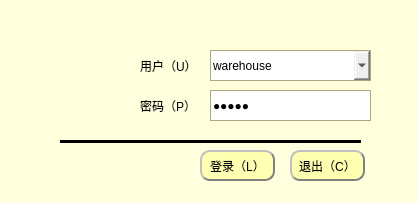
<?xml version="1.0" encoding="UTF-8"?>
<ui version="4.0">
 <class>LoginDialog</class>
 <widget class="QDialog" name="LoginDialog">
  <property name="geometry">
   <rect>
    <x>0</x>
    <y>0</y>
    <width>418</width>
    <height>203</height>
   </rect>
  </property>
  <property name="windowTitle">
   <string>Dialog</string>
  </property>
  <property name="windowIcon">
   <iconset resource="../res.qrc">
    <normaloff>:/image/login.png</normaloff>:/image/login.png</iconset>
  </property>
  <property name="styleSheet">
   <string notr="true">QDialog{
background-color: rgb(255, 255, 222);}

QLineEdit{
	border: 1px solid  #aaaa7f;
}
QComboBox{
	border: 1px solid  #aaaa7f;
}

QPushButton{background-color:rgb(255, 255 , 178);

color: black;  
border-radius: 10px; 
border: 2px groove gray; 

 border-style: outset;
}

QPushButton:hover{background-color: rgb(255, 219, 92);
color: black ;
}

QPushButton:pressed{background-color:rgb(255, 175, 68);

border-style: inset; }

</string>
  </property>
  <widget class="QPushButton" name="LoginButton">
   <property name="geometry">
    <rect>
     <x>200</x>
     <y>150</y>
     <width>75</width>
     <height>31</height>
    </rect>
   </property>
   <property name="text">
    <string>登录（L）</string>
   </property>
  </widget>
  <widget class="QPushButton" name="ExitLoginButton">
   <property name="geometry">
    <rect>
     <x>290</x>
     <y>150</y>
     <width>75</width>
     <height>31</height>
    </rect>
   </property>
   <property name="text">
    <string>退出（C）</string>
   </property>
  </widget>
  <widget class="QLabel" name="label">
   <property name="geometry">
    <rect>
     <x>140</x>
     <y>50</y>
     <width>61</width>
     <height>31</height>
    </rect>
   </property>
   <property name="mouseTracking">
    <bool>false</bool>
   </property>
   <property name="acceptDrops">
    <bool>false</bool>
   </property>
   <property name="text">
    <string>用户（U）：</string>
   </property>
  </widget>
  <widget class="QLabel" name="label_2">
   <property name="geometry">
    <rect>
     <x>140</x>
     <y>90</y>
     <width>61</width>
     <height>31</height>
    </rect>
   </property>
   <property name="text">
    <string>密码（P）：</string>
   </property>
  </widget>
  <widget class="QComboBox" name="idComboBox">
   <property name="enabled">
    <bool>true</bool>
   </property>
   <property name="geometry">
    <rect>
     <x>210</x>
     <y>50</y>
     <width>161</width>
     <height>31</height>
    </rect>
   </property>
   <property name="font">
    <font>
     <family>Times New Roman</family>
     <pointsize>14</pointsize>
    </font>
   </property>
   <property name="editable">
    <bool>true</bool>
   </property>
   <item>
    <property name="text">
     <string>warehouse</string>
    </property>
   </item>
   <item>
    <property name="text">
     <string>cashier</string>
    </property>
   </item>
  </widget>
  <widget class="QLineEdit" name="pwdLineEdit">
   <property name="geometry">
    <rect>
     <x>210</x>
     <y>90</y>
     <width>161</width>
     <height>31</height>
    </rect>
   </property>
   <property name="text">
    <string>admin</string>
   </property>
   <property name="echoMode">
    <enum>QLineEdit::Password</enum>
   </property>
  </widget>
  <widget class="QLabel" name="label_3">
   <property name="geometry">
    <rect>
     <x>40</x>
     <y>50</y>
     <width>81</width>
     <height>81</height>
    </rect>
   </property>
   <property name="styleSheet">
    <string notr="true">border-image: url(:/image/login.png);</string>
   </property>
   <property name="text">
    <string/>
   </property>
  </widget>
  <widget class="QFrame" name="frame">
   <property name="geometry">
    <rect>
     <x>60</x>
     <y>140</y>
     <width>301</width>
     <height>3</height>
    </rect>
   </property>
   <property name="styleSheet">
    <string notr="true">background-color: rgb(0, 0, 0);
max-height:0.5;</string>
   </property>
   <property name="frameShape">
    <enum>QFrame::StyledPanel</enum>
   </property>
   <property name="frameShadow">
    <enum>QFrame::Raised</enum>
   </property>
  </widget>
 </widget>
 <resources>
  <include location="../res.qrc"/>
 </resources>
 <connections/>
</ui>
